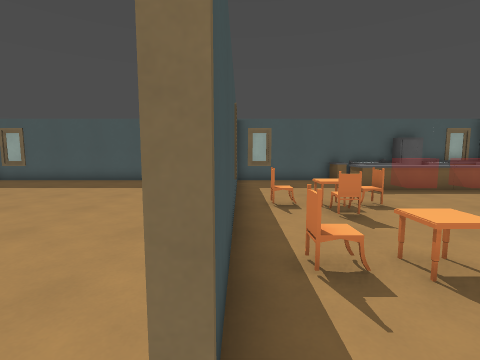
view 1 (above)

21 first-person views from a walk through a Godot game level. The camera is 1.4 m above the floor, tilts 6° down and sees 85° across. The floor is counted in squares, 0.99 m on a side. Each view is taken from the middle of a square. On the plan, view 1 faces up. The plan holds only what a view shows up to about 13 squares ahead; the rest is blank. Some surface patterns are stand-ins.

view 2
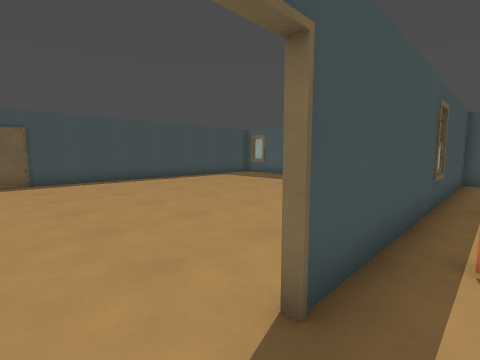

view 3
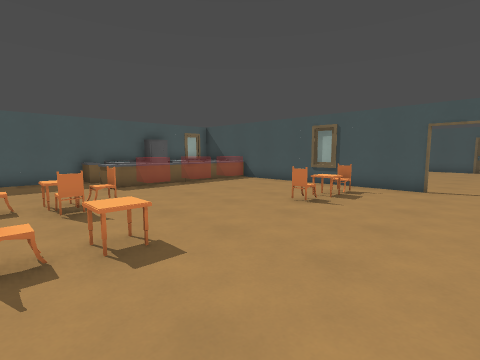

view 4
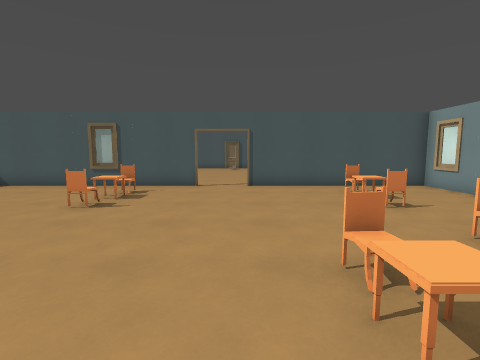

view 5
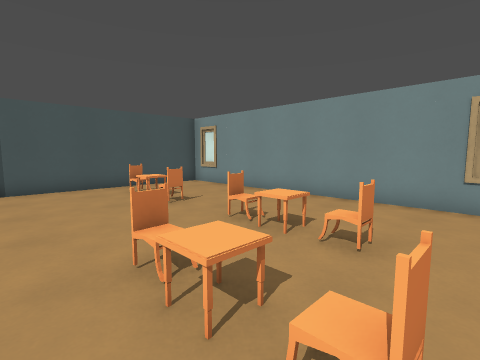

view 6
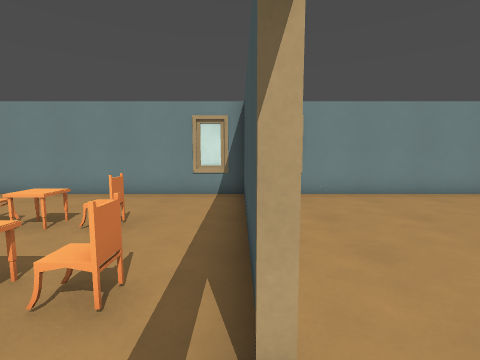

view 7
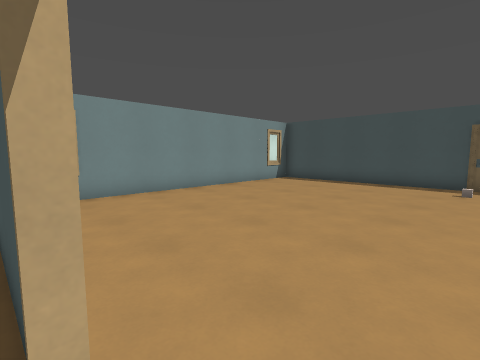

view 8
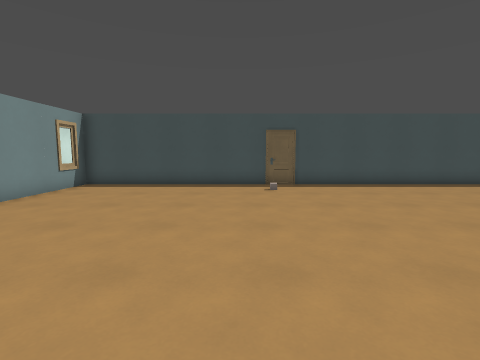

view 9
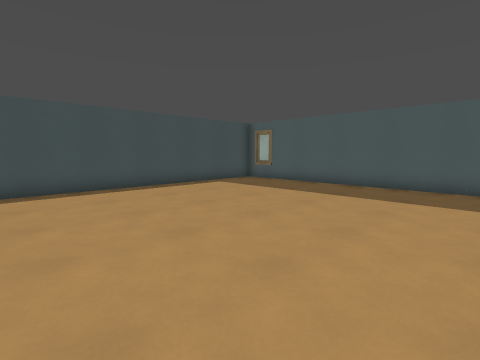

view 10
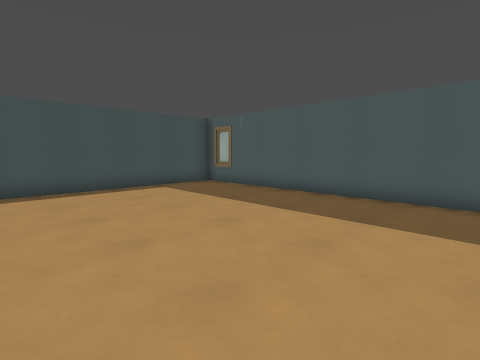

view 11
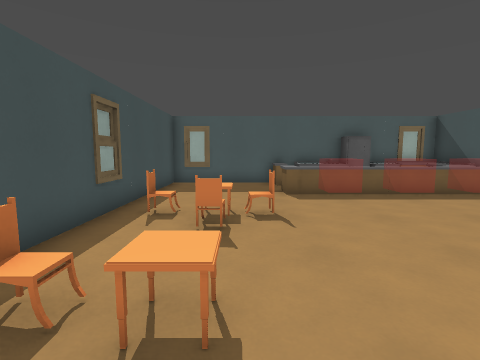

view 12
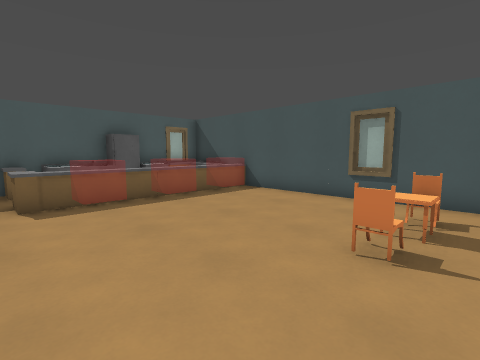

view 13
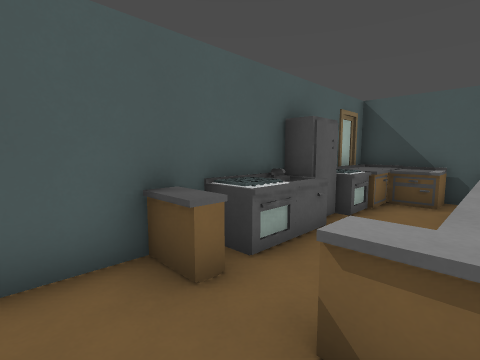

view 14
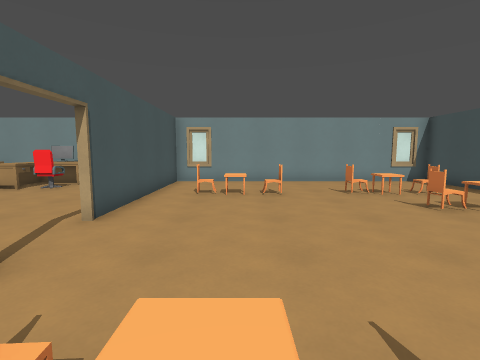

view 15
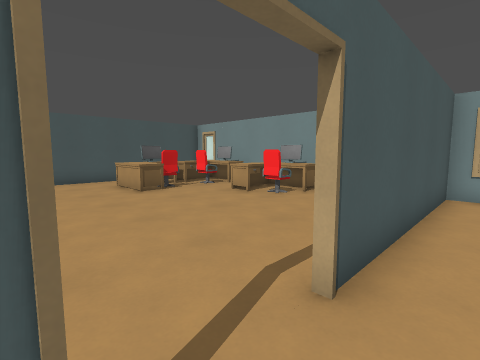

view 16
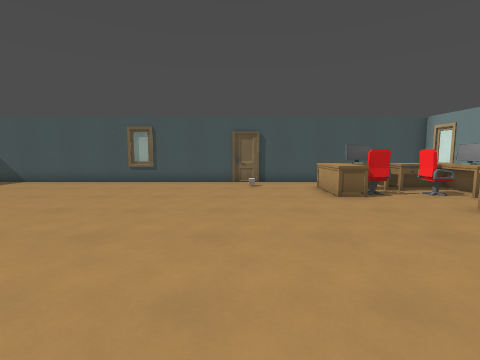

view 17
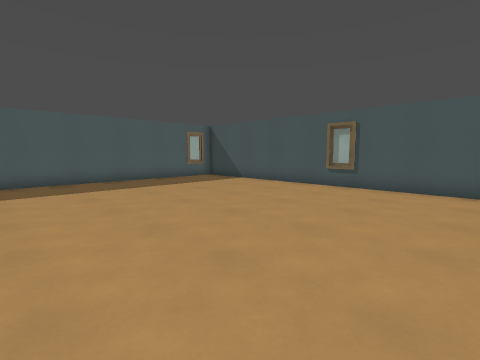

view 18
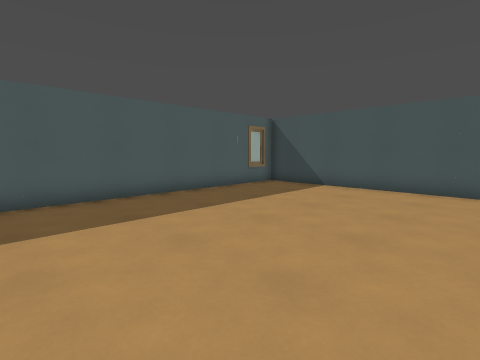

view 19
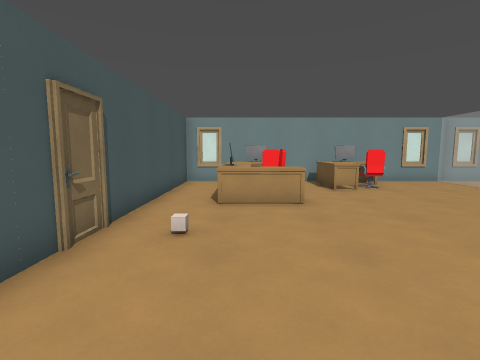

view 20
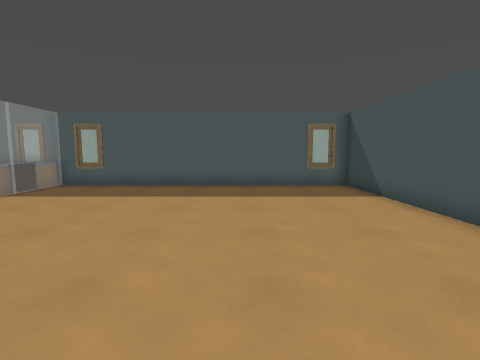

view 21
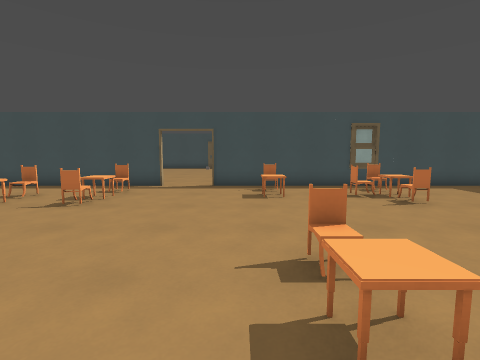

### Floor plan
Key: @ floor where view 1 was taken; # wall or solid block; . floor; ^ raised ledge; S stove; F fridge; C cabinet; I sink; H chair; T table; E desk; M computer.
Columns run from 13 left of view 1 to 25 right of it. Each row starts with its distance up from view 1.
 14 ##################      ###############
 13 #........... #....^SSFFCCC............#
 12 #........... #.....SIISCC#............#
 11 #........... #....^.  ..^^............#
 10 #........... #....^^^^^^^^............#
  9 #........... #...........#............#
  8 #........... #...........# ...........#
  7 #........... #HTTH.......# ...........#
  6 #........... #.H.........# ...........#
  5 #........... #...........# ...........#
  4 #............#...........# ...........#
  3 #............#HTT....HTH.# ...........#
  2 #............#...........# ...........#
  1 #............#...........#............#
  0 #............@........................#
 -1 #.....................................#
 -2 #............#HTT........#............#
 -3 #............#..TH.......#........EE..#
 -4 #............#...........# ......EEM..#
 -5 #............#.H.TH..HTH.# .......^M..#
 -6 #............#...........#....#E..#E..#
 -7 #........... #...........#....EE..EE..#
 -8 #........... #...........#...EMM.EMM..#
 -9 #######################################

Positions as (right, up) in squares from view 1, and headings:
1: (0, 0), facing up
2: (1, -1), facing up-left
3: (1, -1), facing up-right
4: (1, -1), facing right
5: (1, -1), facing down-right
6: (0, 0), facing down
7: (0, 0), facing down-left
8: (-1, -2), facing left
9: (-2, 2), facing up-left
10: (-2, 5), facing up-left
11: (3, 1), facing up
12: (4, 2), facing up-right
13: (3, 10), facing up-right
14: (9, 4), facing down
15: (11, 1), facing down-right
16: (12, 0), facing right
17: (14, 0), facing up-right
18: (14, 5), facing up-right
19: (22, 4), facing down
20: (20, 2), facing up
21: (11, 2), facing left
